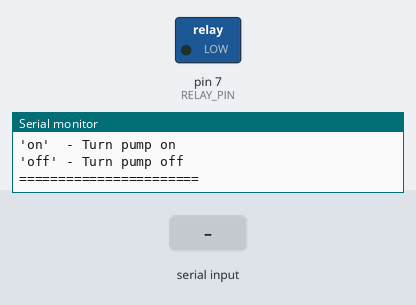
Recording of a sketch running on a simulated Arduino Uno, built with avr-gcc and run on an emulated ATmega328P. On the bench: switched loads named in the sketch (green lamp = pin HIGH), the last lines printed to the serial monitor. The test bench sets the inputs (shaded band).

Above: at 1.2 s.
1.3 s: "on\n" received over Serial
At 2.3 s:
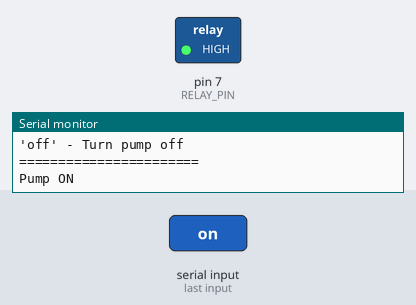
2.8 s: "off\n" received over Serial
At 3.5 s:
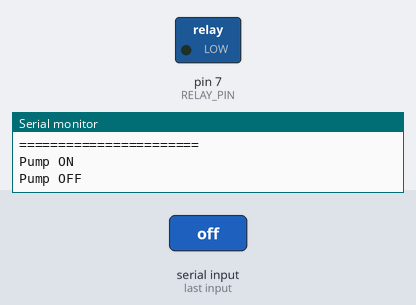
Timing chart, 0 to 5.8 s (numbered marks = the images above; inputs shaded):
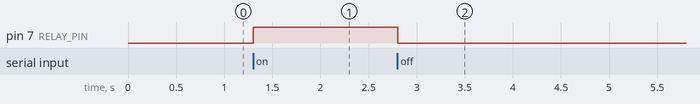

The sketch:

PumpTest.ino
```cpp
const int RELAY_PIN = 7;

void setup() {
  Serial.begin(9600);
  pinMode(RELAY_PIN, OUTPUT);
  digitalWrite(RELAY_PIN, LOW); // Pump off

  Serial.println("=== Pump Relay Test ===");
  Serial.println("'on'  - Turn pump on");
  Serial.println("'off' - Turn pump off");
  Serial.println("=======================\n");
}

void loop() {
  if (Serial.available()) {
    String input = Serial.readStringUntil('\n');
    input.trim();

    if (input.equalsIgnoreCase("on")) {
      digitalWrite(RELAY_PIN, HIGH);
      Serial.println("Pump ON");
    }
    else if (input.equalsIgnoreCase("off")) {
      digitalWrite(RELAY_PIN, LOW);
      Serial.println("Pump OFF");
    }
  }
}
```

Measured:
- after the input at 1.3 s, pin 7 (RELAY_PIN): LOW → HIGH at once
- after the input at 2.8 s, pin 7 (RELAY_PIN): HIGH → LOW at once
